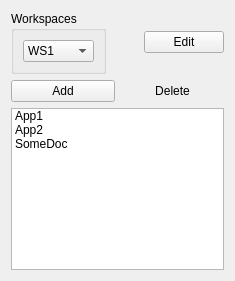
<?xml version="1.0" encoding="UTF-8"?>
<ui version="4.0">
 <class>Form</class>
 <widget class="QWidget" name="Form">
  <property name="geometry">
   <rect>
    <x>0</x>
    <y>0</y>
    <width>235</width>
    <height>281</height>
   </rect>
  </property>
  <property name="windowTitle">
   <string>Form</string>
  </property>
  <layout class="QHBoxLayout" name="horizontalLayout">
   <item>
    <layout class="QVBoxLayout" name="verticalLayout">
     <item>
      <layout class="QHBoxLayout" name="horizontalLayout_2">
       <item>
        <widget class="QGroupBox" name="groupBox">
         <property name="title">
          <string>Workspaces</string>
         </property>
         <layout class="QHBoxLayout" name="horizontalLayout_4">
          <item>
           <layout class="QVBoxLayout" name="verticalLayout_2">
            <item>
             <widget class="QComboBox" name="comboBox">
              <item>
               <property name="text">
                <string>WS1</string>
               </property>
              </item>
              <item>
               <property name="text">
                <string>WS2</string>
               </property>
              </item>
              <item>
               <property name="text">
                <string>WS3</string>
               </property>
              </item>
             </widget>
            </item>
           </layout>
          </item>
         </layout>
        </widget>
       </item>
       <item>
        <spacer name="horizontalSpacer">
         <property name="orientation">
          <enum>Qt::Horizontal</enum>
         </property>
         <property name="sizeHint" stdset="0">
          <size>
           <width>40</width>
           <height>20</height>
          </size>
         </property>
        </spacer>
       </item>
       <item>
        <widget class="QPushButton" name="pushButton">
         <property name="text">
          <string>Edit</string>
         </property>
        </widget>
       </item>
      </layout>
     </item>
     <item>
      <layout class="QHBoxLayout" name="horizontalLayout_3">
       <item>
        <widget class="QPushButton" name="pushButton_2">
         <property name="text">
          <string>Add</string>
         </property>
        </widget>
       </item>
       <item>
        <widget class="QPushButton" name="pushButton_3">
         <property name="text">
          <string>Delete</string>
         </property>
         <property name="flat">
          <bool>true</bool>
         </property>
        </widget>
       </item>
      </layout>
     </item>
     <item>
      <widget class="QListWidget" name="listWidget">
       <item>
        <property name="text">
         <string>App1</string>
        </property>
       </item>
       <item>
        <property name="text">
         <string>App2</string>
        </property>
       </item>
       <item>
        <property name="text">
         <string>SomeDoc</string>
        </property>
       </item>
      </widget>
     </item>
    </layout>
   </item>
  </layout>
 </widget>
 <resources/>
 <connections/>
</ui>
